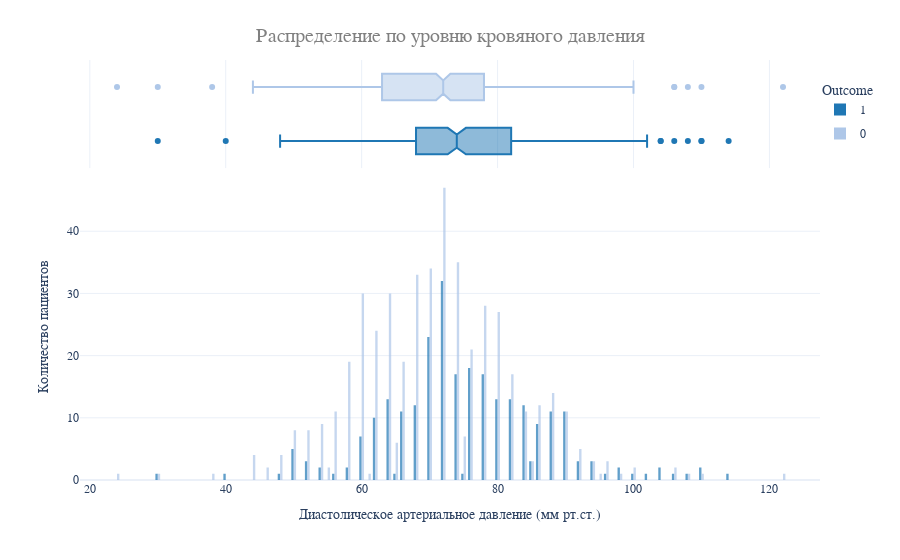

Notebook source saved alongside this figure:
### Code cell
fig = px.histogram(
    df,
    x='BloodPressure',
    color='Outcome',
    template='plotly_white',
    marginal='box', opacity=0.7, nbins=100,
    color_discrete_sequence=colors,
    barmode='group', histfunc='count'
)

fig.update_layout(
    font_family='monospace',
    title=dict(
        text='Распределение по уровню кровяного давления',
        x=0.5, y=0.95,
        font=dict(color=colors_gray[1], size=20)
    ),
    xaxis_title_text='Диастолическое артериальное давление (мм рт.ст.)',
    yaxis_title_text='Количество пациентов',
    legend=dict(
        x=1, y=0.96,
        bordercolor=colors_gray[2],
        borderwidth=0, tracegroupgap=5
    ),
    bargap=0.3,
)

fig.show()

### Figure 1 — Plotly figure (JSON) as saved in the notebook; plotly's stock layout.template omitted (floating-point values rounded to 4 significant figures; data arrays with more than 128 entries replaced by an {"elided": "..."} marker saying what was removed)
{"data": [{"alignmentgroup": "True", "bingroup": "x", "histfunc": "count", "hovertemplate": "Outcome=1<br>BloodPressure=%{x}<br>count=%{y}<extra></extra>", "legendgroup": "1", "marker": {"color": "#1f77b4", "opacity": 0.7, "pattern": {"shape": ""}}, "name": "1", "nbinsx": 100, "offsetgroup": "1", "orientation": "v", "showlegend": true, "type": "histogram", "x": {"elided": "268 int values"}, "xaxis": "x", "yaxis": "y"}, {"alignmentgroup": "True", "hovertemplate": "Outcome=1<br>BloodPressure=%{x}<extra></extra>", "legendgroup": "1", "marker": {"color": "#1f77b4"}, "name": "1", "notched": true, "offsetgroup": "1", "showlegend": false, "type": "box", "x": {"elided": "268 int values"}, "xaxis": "x2", "yaxis": "y2"}, {"alignmentgroup": "True", "bingroup": "x", "histfunc": "count", "hovertemplate": "Outcome=0<br>BloodPressure=%{x}<br>count=%{y}<extra></extra>", "legendgroup": "0", "marker": {"color": "#aec7e8", "opacity": 0.7, "pattern": {"shape": ""}}, "name": "0", "nbinsx": 100, "offsetgroup": "0", "orientation": "v", "showlegend": true, "type": "histogram", "x": {"elided": "500 int values"}, "xaxis": "x", "yaxis": "y"}, {"alignmentgroup": "True", "hovertemplate": "Outcome=0<br>BloodPressure=%{x}<extra></extra>", "legendgroup": "0", "marker": {"color": "#aec7e8"}, "name": "0", "notched": true, "offsetgroup": "0", "showlegend": false, "type": "box", "x": {"elided": "500 int values"}, "xaxis": "x2", "yaxis": "y2"}], "layout": {"bargap": 0.3, "barmode": "group", "font": {"family": "monospace"}, "legend": {"bordercolor": "#c0c0c0", "borderwidth": 0, "title": {"text": "Outcome"}, "tracegroupgap": 5, "x": 1, "y": 0.96}, "margin": {"t": 60}, "title": {"font": {"color": "#808080", "size": 20}, "text": "Распределение по уровню кровяного давления", "x": 0.5, "y": 0.95}, "xaxis": {"anchor": "y", "domain": [0, 1], "title": {"text": "Диастолическое артериальное давление (мм рт.ст.)"}}, "xaxis2": {"anchor": "y2", "domain": [0, 1], "matches": "x", "showgrid": true, "showticklabels": false}, "yaxis": {"anchor": "x", "domain": [0, 0.7326], "title": {"text": "Количество пациентов"}}, "yaxis2": {"anchor": "x2", "domain": [0.7426, 1], "matches": "y2", "showgrid": false, "showline": false, "showticklabels": false, "ticks": ""}}}
